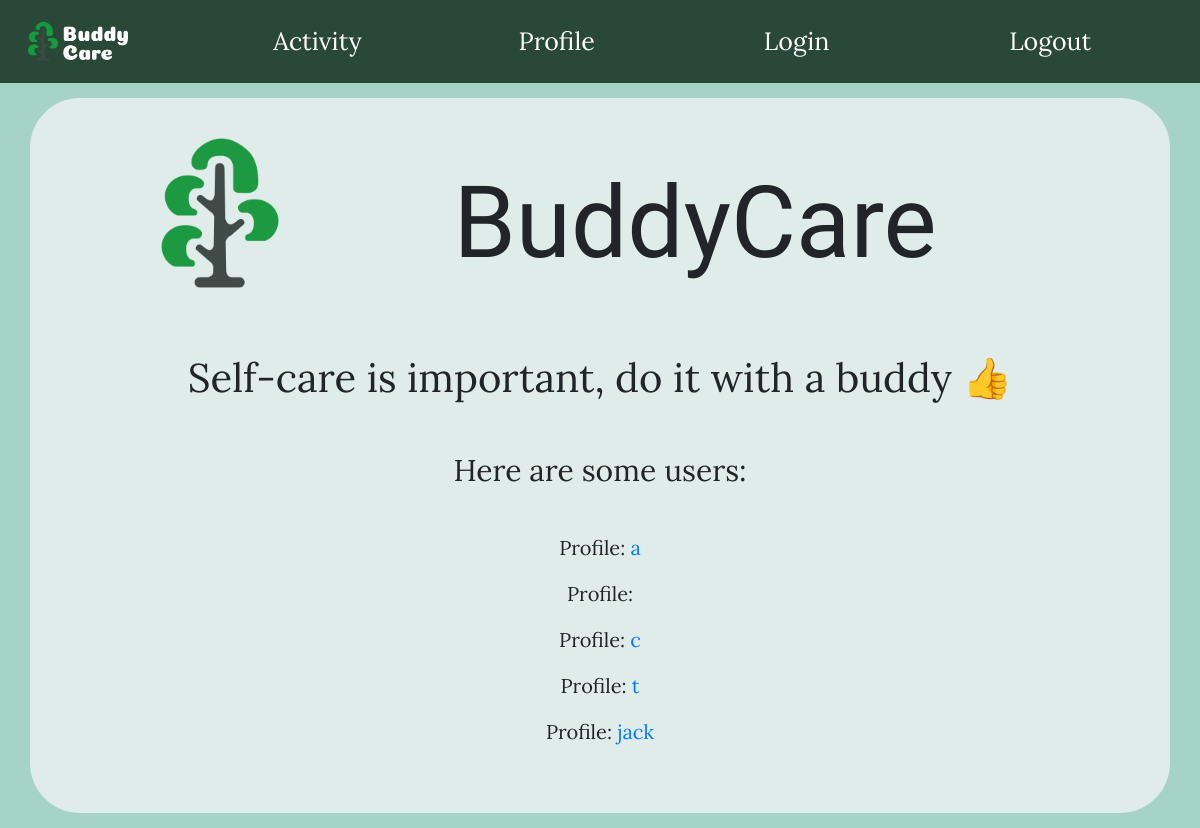
The page /home (signed in) on the database as committed earlier.
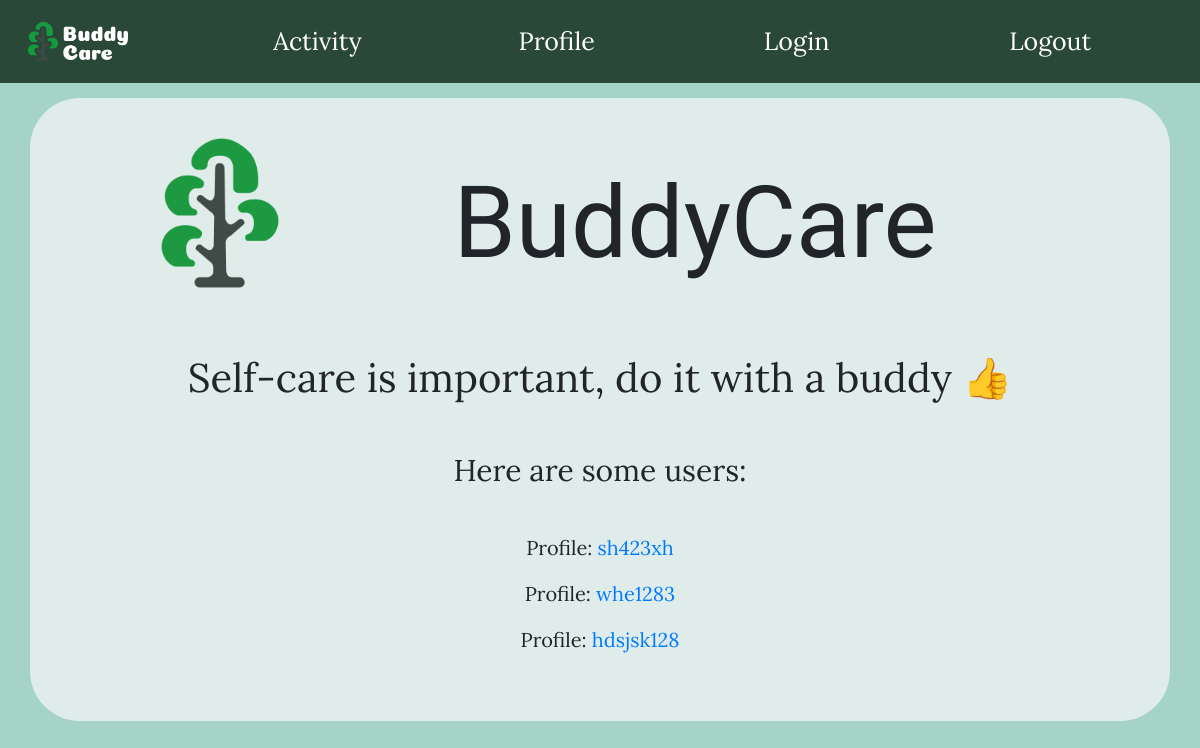
The same page on the database as committed later.
### main.py (models this page shows, shortened)
class User(db.Model):
    id = db.Column("id", db.Integer, primary_key= True)
    username = db.Column("username", db.String(100))
    password = db.Column("password", db.String(100))
    bud = db.Column("bud", db.Boolean)
    activity = db.Column("activity", db.String(100))
    streak = db.Column("streak", db.Integer, primary_key=True)
    bio = db.Column("bio", db.String(300))
    achieve = db.Column("achieve", db.String(300))
    joke = db.Column("joke", db.String(200))
    budName = db.Column("buddy",db.String(200))
    image_file = db.Column("img", db.String(100), default="sunflowers.jpg")

### main.py (the view)
@app.route("/")
@app.route('/home')
def home():
    if User == None or len(User.query.all())==0:
        flash("Last user was not properly logged out - logging out!")
        return redirect("logout")
    elif 'name' in session:
        found_user = User.query.filter_by(username = session['name']).first()
        if found_user:
            return render_template("index.html", values=User.query.all(),userFound=True,user=found_user)
        else:
            session.pop("name",None)
            return render_template("index.html",userFound=False)
    else:
        return render_template("index.html", values=User.query.all(),userFound=False)

### main.py (called while the page is built)
@app.before_request
def before_request():
    g.user = None
    if User:
        if 'name' in session and not(session['name'] == None):
            user = User.query.filter_by(username = session['name']).first()
            g.user = user

### templates/index.html (shortened to what this page needs)
{% extends "base.html" %}
{% block content %}
    <div class="container">
        <div class="image">
            <img src= "/static/images/icon.png" alt="logo" style="width:150px;">
        </div>
            <p style="font-family:coiny; font-size:100px; padding:10px">BuddyCare</p><br>
            <p class="systemText" style="font-size:40px">Self-care is important, do it with a buddy &#128077;</p><br>
        {% if userFound %}
            <p class="systemText" style="font-size:30px">Here are some users:</p><br>
            {% for item in values %}
                {% if userFound %}
                    {% if (not item == user) and (item.bud == True) %}<p class="systemText" style="font-size:20px">
                    Profile: <a  href="/{{item.username}}">{{item.username}}</a><br></p>
                    {% endif %}
                {% else %}
                    {% if item.bud == True %}<p class="systemText" style="font-size:20px">
                    Profile: <a  href="/{{item.username}}">{{item.username}}</a><br></p>
                    {% endif %}
                {% endif %}
            {% endfor %}
        {% endif %}
        </div>
    </div>
{% endblock %}

Rows that differ between the two databases and show on the page:
no longer on this page (row edited): User: username "a"
no longer on this page (row edited): User: username "c"
no longer on this page (row edited): User: username "t"
no longer on this page (row edited): User: username "jack"
changed User (number 1 of 3 on the later page): username (not shown) → "sh423xh"
added User: username "whe1283"
added User: username "hdsjsk128"
